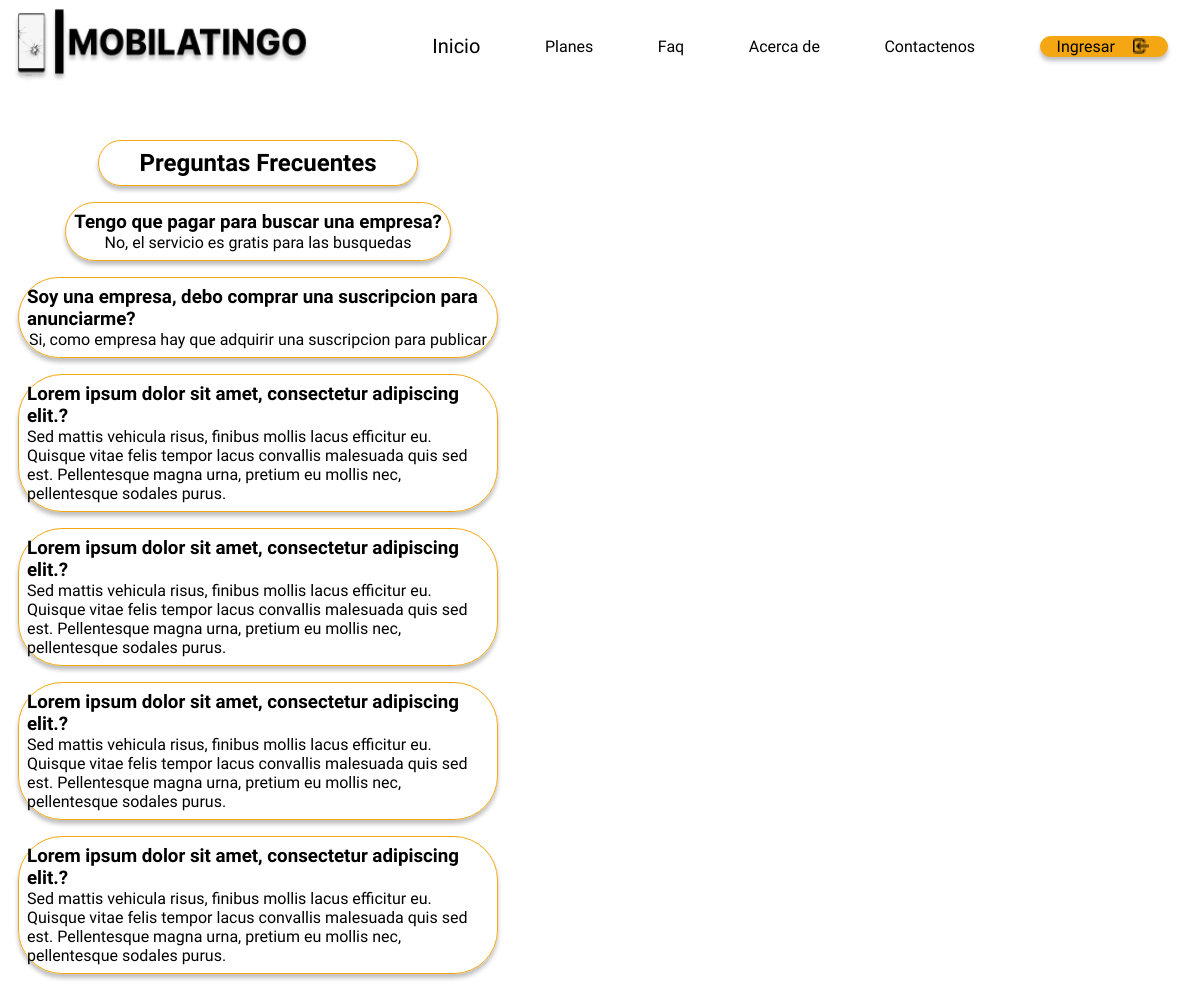
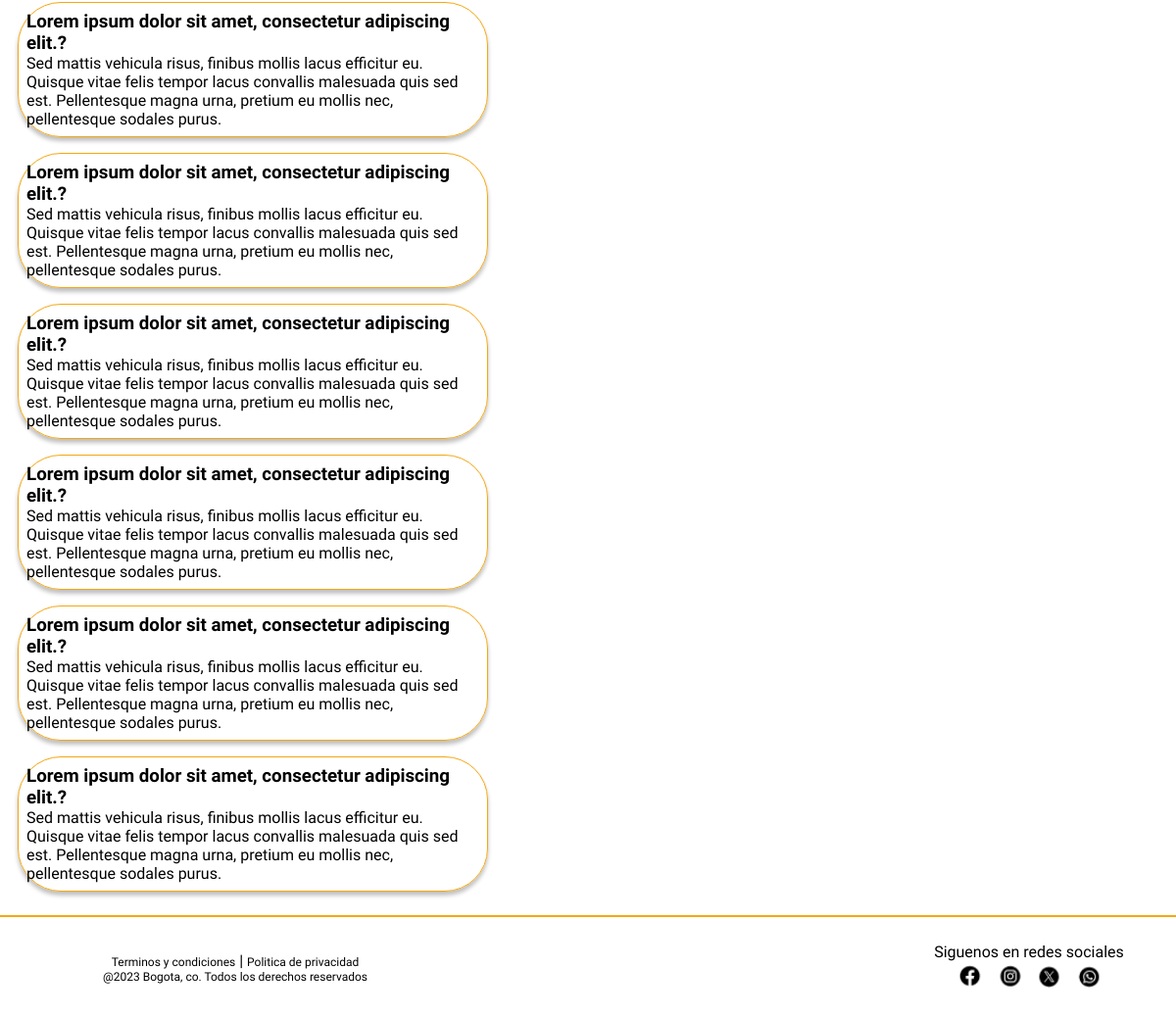
The page /index.php?pg=1002 on the database its author committed (2 pictures, top to bottom).
### tables this page shows
CREATE TABLE IF NOT EXISTS Faq (
    id_faq INT NOT NULL AUTO_INCREMENT,
    question VARCHAR(1000) NOT NULL,
    answer VARCHAR(1000) NOT NULL,
    
    CONSTRAINT pk_idfaq PRIMARY KEY (id_faq) 
);

### views/FaqView.php (called while the page is built, shortened)
<?php
class FaqView{
    public function __construct(Faq $model)
    {
        $this->model = $model;
    }
    public function render()
    {
        require_once __DIR__ . '/' . './html/faqi.php';
    }
}
?>

### core/corfaq.php (called while the page is built, shortened)
<?php
require_once __DIR__ . '/' . '../models/Faq.php';
require_once __DIR__ . '/' . '../views/FaqView.php';
$model = new Faq();
$controller = new FaqController($model);
$controller->setFaqs(new Conexion());
$view = new FaqView($model);
$view->render();
?>

### models/Faq.php (called while the page is built, shortened)
<?php
class Faq{
    private $faqs;
    public function setFaqs(Conexion $conn)
    {
        $dbh = $conn->get_conexion();
        $sql = "call get_faq()";
        $stmt = $dbh->prepare($sql);
        $stmt->execute();
        $this->faqs = $stmt->fetchAll(PDO::FETCH_ASSOC);
    }
    public function getFaqs()
    {
        return $this->faqs;
    }
}
?>

### controllers/FaqController.php (called while the page is built)
<?php
require_once __DIR__ . '/' . '../models/Faq.php';
class FaqController{
    private Faq $modelo;
    public function __construct(Faq $modelo)
    {
        $this->modelo = $modelo;
    }
    public function setFaqs(Conexion $conn)
    {
        $this->modelo->setFaqs($conn);
    }
}
?>

### views/html/faqi.php (the view)
<section class="main__section section">
    <h1>Preguntas Frecuentes</h1>
</section>
<?php foreach ($this->model->getFaqs() as $item):?>
    <section class="main__section section">
    <?php foreach ($item as $key => $value):?>
        <?php if($key != 'id_faq'): ?>
            <?php if ($key == 'question'): ?>
                <h3><?= $value ?></h3>
            <?php else: ?>
                <p><?= $value ?></p>
            <?php endif; ?>
        <?php endif; ?>
    <?php endforeach; ?>
    </section>
<?php endforeach;?>

### src/css/style.css (style rules this page uses)
html { box-sizing: border-box; text-decoration: none; }
*, *:before, *:after { margin: 0; padding: 0; box-sizing: inherit; }
html { font-family: "Heebo", sans-serif; }
.page { display: grid; grid-template-columns: repeat(12, minmax(26.6666666667px, 1fr)); grid-template-rows: max-content; grid-auto-rows: max-content; row-gap: 2rem; padding-top: 0.5rem; padding-bottom: 12rem; width: 100%; position: relative; min-height: 100vh; background-color: #FFFFFF; }
.main__section { grid-column: 1/span 12; justify-self: center; }
.section { min-width: 20rem; min-height: -moz-fit-content; min-height: fit-content; display: flex; flex-direction: column; justify-content: normal; align-items: center; border: 1px solid #F4A712; border-radius: 2.75rem; box-shadow: 0rem 0.25rem 0.25rem rgba(0, 0, 0, 0.25); padding: 0.5rem; }
@media (min-width: 375px) { .page { grid-template-columns: repeat(12, minmax(31.25px, 1fr)); grid-template-rows: max-content; grid-auto-rows: max-content; } }
@media (min-width: 425px) { .page { grid-template-columns: repeat(12, minmax(35.4166666667px, 1fr)); grid-template-rows: max-content; grid-auto-rows: max-content; } }
@media (min-width: 425px) { .main__section { grid-column: 2/span 10; } }
@media (min-width: 576px) { .page { grid-template-columns: repeat(12, minmax(48px, 1fr)); grid-template-rows: max-content; grid-auto-rows: max-content; row-gap: 3rem; padding-bottom: 7.5rem; } }
@media (min-width: 576px) { .section { max-width: 30rem; } }
@media (min-width: 768px) { .page { grid-template-columns: repeat(12, minmax(64px, 1fr)); grid-template-rows: max-content; grid-auto-rows: max-content; } }
@media (min-width: 992px) { .page { grid-template-columns: repeat(12, minmax(82.6666666667px, 1fr)); grid-template-rows: max-content; grid-auto-rows: max-content; } }
@media (min-width: 1200px) { .page { grid-template-columns: repeat(12, minmax(100px, 1fr)); grid-template-rows: max-content; grid-auto-rows: max-content; } }
@media (min-width: 1200px) { .main__section { grid-column: 1/span 5; justify-self: center; } }

### rows shown on the page
faq: question "Tengo que pagar para buscar una empresa?", answer "No, el servicio es gratis para las busquedas"
faq: question "Soy una empresa, debo comprar una suscripcion para anunciarme?", answer "Si, como empresa hay que adquirir una suscripcion para publicar"
faq: question "Lorem ipsum dolor sit amet, consectetur adipiscing elit.?", answer "Sed mattis vehicula risus, finibus mollis lacus efficitur eu. Quisque vitae felis tempor lacus convallis malesuada quis sed est. Pellentesque magna urna, pretium eu mollis nec, pellentesque sodales purus."
faq: question "Lorem ipsum dolor sit amet, consectetur adipiscing elit.?", answer "Sed mattis vehicula risus, finibus mollis lacus efficitur eu. Quisque vitae felis tempor lacus convallis malesuada quis sed est. Pellentesque magna urna, pretium eu mollis nec, pellentesque sodales purus."
faq: question "Lorem ipsum dolor sit amet, consectetur adipiscing elit.?", answer "Sed mattis vehicula risus, finibus mollis lacus efficitur eu. Quisque vitae felis tempor lacus convallis malesuada quis sed est. Pellentesque magna urna, pretium eu mollis nec, pellentesque sodales purus."
faq: question "Lorem ipsum dolor sit amet, consectetur adipiscing elit.?", answer "Sed mattis vehicula risus, finibus mollis lacus efficitur eu. Quisque vitae felis tempor lacus convallis malesuada quis sed est. Pellentesque magna urna, pretium eu mollis nec, pellentesque sodales purus."
faq: question "Lorem ipsum dolor sit amet, consectetur adipiscing elit.?", answer "Sed mattis vehicula risus, finibus mollis lacus efficitur eu. Quisque vitae felis tempor lacus convallis malesuada quis sed est. Pellentesque magna urna, pretium eu mollis nec, pellentesque sodales purus."
faq: question "Lorem ipsum dolor sit amet, consectetur adipiscing elit.?", answer "Sed mattis vehicula risus, finibus mollis lacus efficitur eu. Quisque vitae felis tempor lacus convallis malesuada quis sed est. Pellentesque magna urna, pretium eu mollis nec, pellentesque sodales purus."
faq: question "Lorem ipsum dolor sit amet, consectetur adipiscing elit.?", answer "Sed mattis vehicula risus, finibus mollis lacus efficitur eu. Quisque vitae felis tempor lacus convallis malesuada quis sed est. Pellentesque magna urna, pretium eu mollis nec, pellentesque sodales purus."
faq: question "Lorem ipsum dolor sit amet, consectetur adipiscing elit.?", answer "Sed mattis vehicula risus, finibus mollis lacus efficitur eu. Quisque vitae felis tempor lacus convallis malesuada quis sed est. Pellentesque magna urna, pretium eu mollis nec, pellentesque sodales purus."
faq: question "Lorem ipsum dolor sit amet, consectetur adipiscing elit.?", answer "Sed mattis vehicula risus, finibus mollis lacus efficitur eu. Quisque vitae felis tempor lacus convallis malesuada quis sed est. Pellentesque magna urna, pretium eu mollis nec, pellentesque sodales purus."
faq: question "Lorem ipsum dolor sit amet, consectetur adipiscing elit.?", answer "Sed mattis vehicula risus, finibus mollis lacus efficitur eu. Quisque vitae felis tempor lacus convallis malesuada quis sed est. Pellentesque magna urna, pretium eu mollis nec, pellentesque sodales purus."
